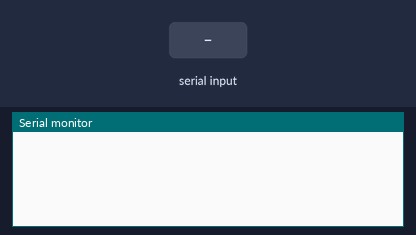
The sketch below on a simulated Arduino Uno, built with avr-gcc and run on an emulated ATmega328P. On the bench: the last lines printed to the serial monitor. The test bench sets the inputs (shaded band).

Above: at 1.2 s.
1.3 s: "0" received over Serial
At 2.5 s:
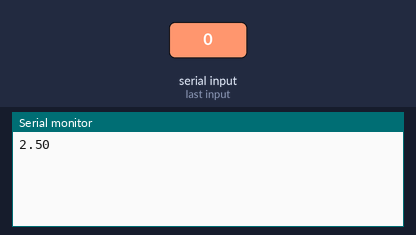
2.8 s: "1" received over Serial
At 3.8 s:
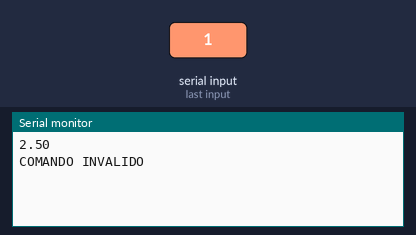

Measured:
- after the input at 1.3 s, the serial monitor: prints a new line at once (image 1)
- after the input at 2.8 s, the serial monitor: prints a new line at once (image 2)

The sketch:

trabalho1.ino
```cpp
int inByte = '1'; // Variável de leitura do comando enviado pelo Raspberry PI
int intvolt; // Variável que guarda o valor no pin A0
double doublevolt; // Valor real do intvolt

void setup() {
  Serial.begin(9600);
  pinMode(A0, INPUT); // Inicializar pin A0 como input

}

void loop() {
  if(Serial.available()>0){ // Testar se há algo escrito no buffer enviado pelo Raspberry PI
    inByte=(Serial.read()); // Leitura do que está no buffer
    // Testar se o comando enviado pelo Raspberry PI é válido
    if(inByte=='0'){
       intvolt=analogRead(A0); // Leitura do valor no pin A0 (range inteiro [0,1023])
       doublevolt=(double)intvolt*5/1023; // Normalização do valor do pin A0 no range double [0,5]
       Serial.println(doublevolt);  // Escrever no buffer o valor lido
    }
    else {
      Serial.println("COMANDO INVALIDO");
    }

  }
}
```
